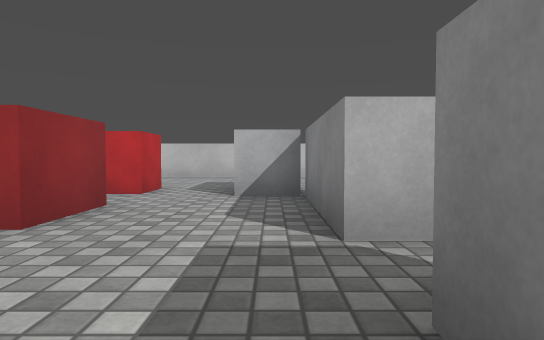
view 1 (above)

12 first-person views from a walk through a scene from a Unity 3-D project. The camera is 0.58 m above the floor, tilts 2° down and sees 75° across. The floor is counted in squares, 1 m on a side. Each view is taken from the middle of a square. On the plan, view 1 faces up. The plan holds only what a view shows up to about 10 squares ahead; the rest is blank. The player is left out. Surface patterns are stand-ins for the level's own textures.

view 2
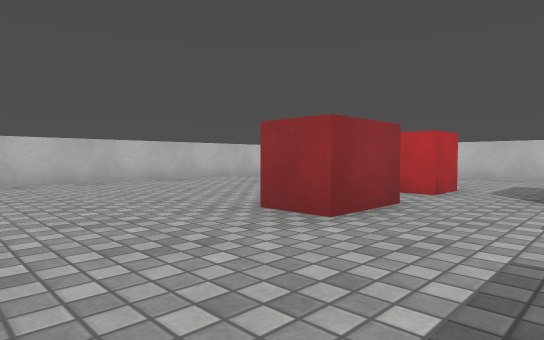

view 3
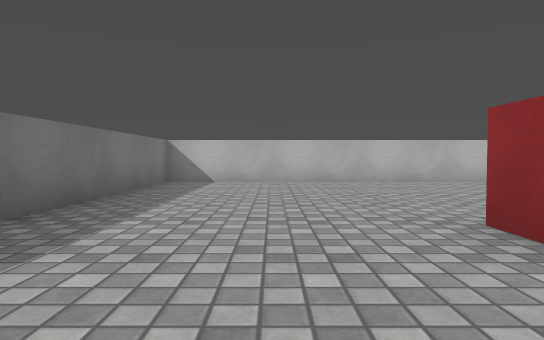

view 4
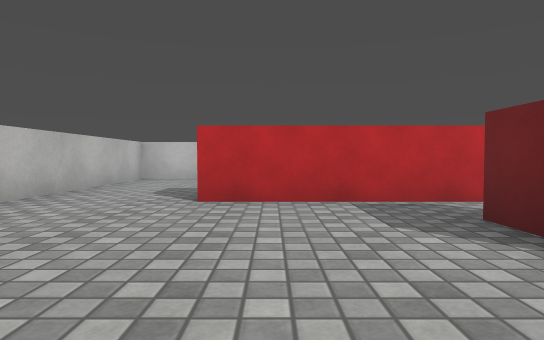

view 5
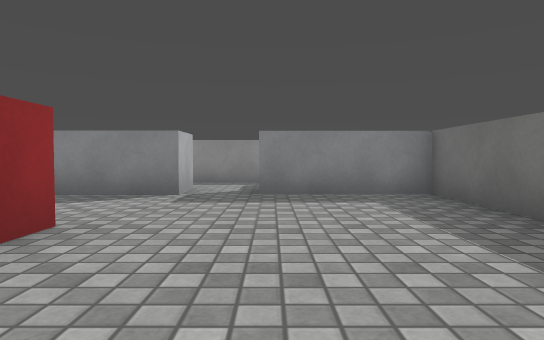

view 6
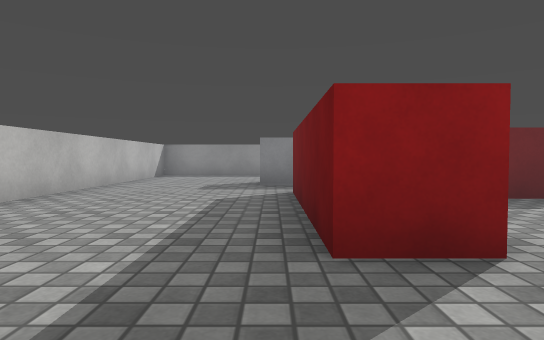

view 7
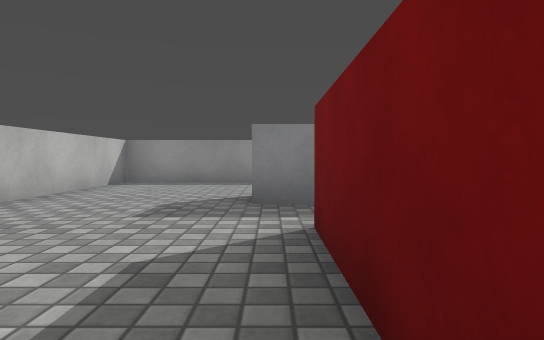

view 8
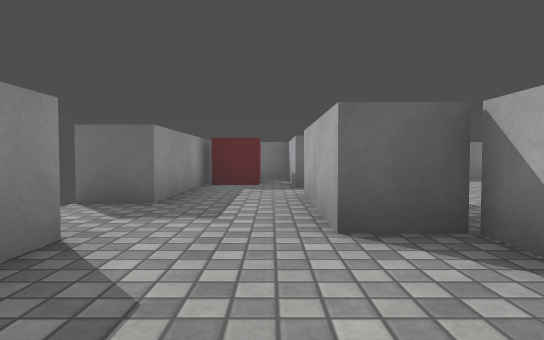

view 9
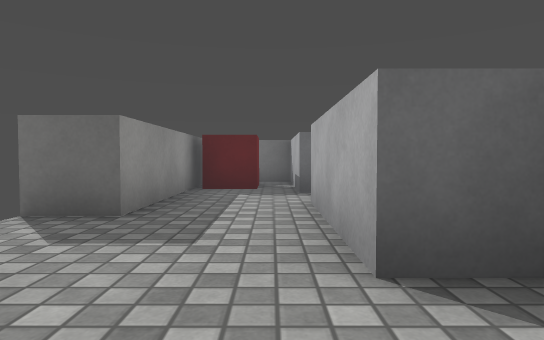

view 10
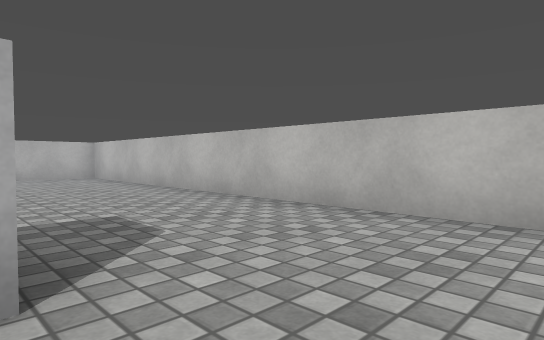

view 11
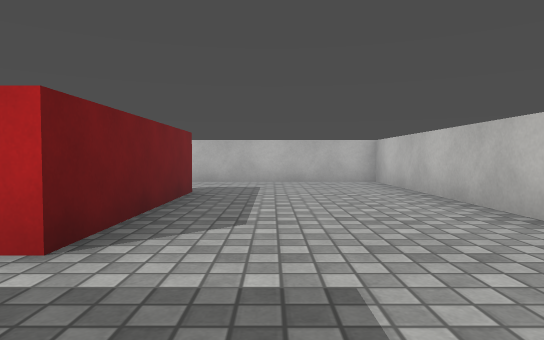

view 12
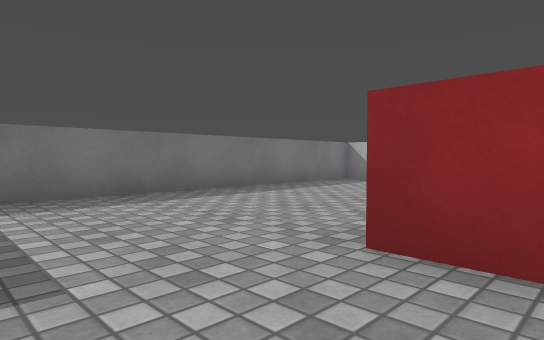

### Floor plan
Points are (right, up) in squares from view 1. A wall is a line through its corners. A room is listed if a view was taken in it or the views show most of it. See-through windows are left out.
Room 1 (views 1, 2, 3, 4, 5, 6, 7, 8, 9, 10, 11, 12)
walls: (-2.1, 5.7) (-6, 5.7) (-6, 6.6) (-2.1, 6.6) (-2.1, 5.7); (0.5, 5.3) (1.5, 5.3) (1.5, 2.4) (0.5, 2.4) (0.5, 5.3); (1.5, 1.2) (1.5, -1.5) (2.4, -1.5); (3.5, 5.5) (3.5, 10.5) (-8.5, 10.5) (-8.5, -1.5) (0.5, -1.5) (0.5, 1.3); (3.5, -0.9) (3.5, 3.5) (4.5, 3.5)
objects: red block (-3, 3) to (-2, 4); block (0, 5) to (0, 7); red block (3, 0)

Where each view was taken, in squares from view 1:
view 1: 0 up, 0 right, facing up
view 2: 0 up, 0 right, facing up-left
view 3: 1 up, 0 right, facing left
view 4: 1 up, 5 left, facing up
view 5: 1 up, 5 left, facing right
view 6: 7 up, 8 left, facing right
view 7: 7 up, 5 left, facing right
view 8: 8 up, 2 right, facing down
view 9: 7 up, 2 right, facing down
view 10: 7 up, 2 right, facing up-left
view 11: 8 up, 0 right, facing left
view 12: 4 up, 0 right, facing down-left
